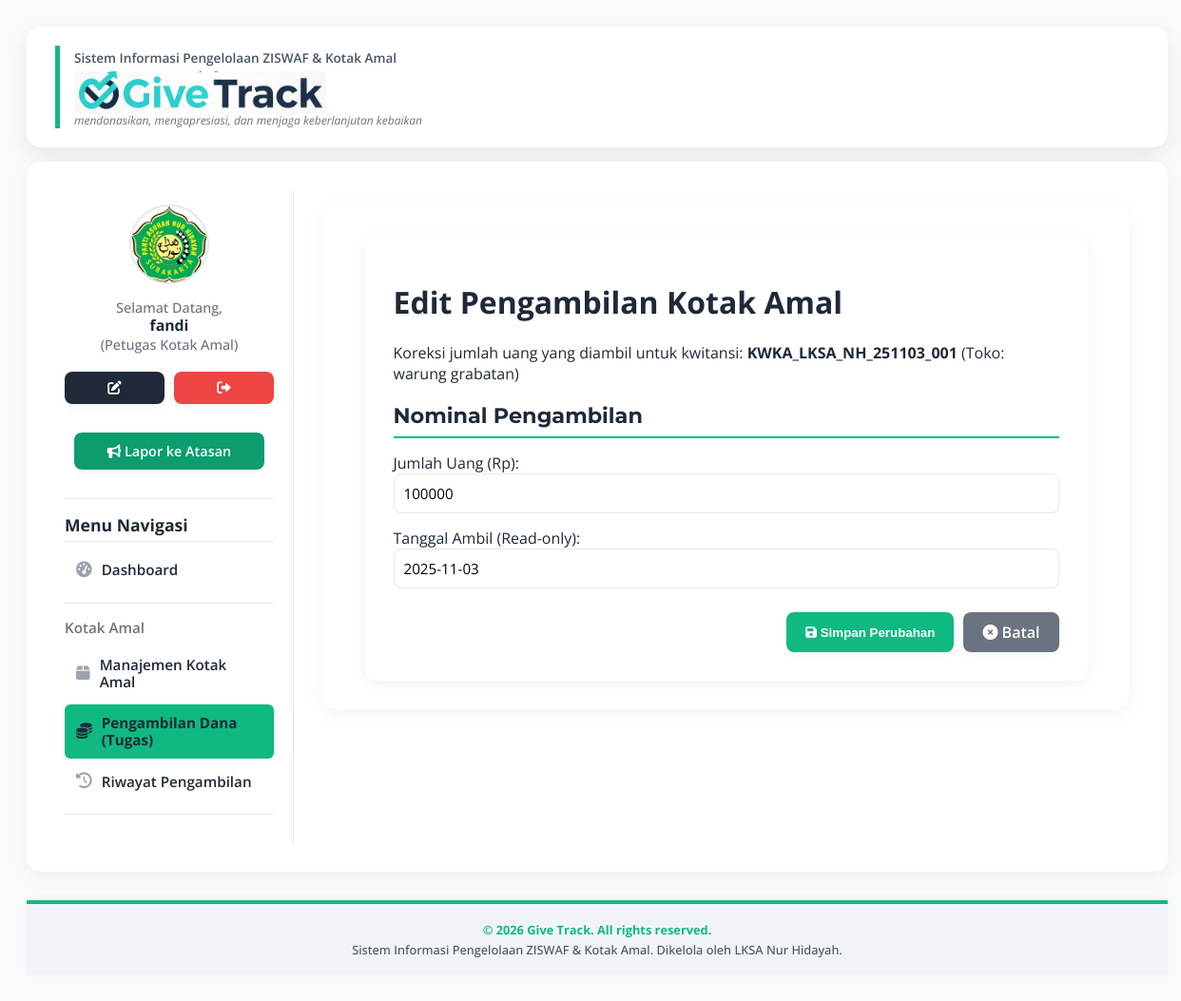
/pages/edit_dana_kotak_amal.php?id=KWKA_LKSA_NH_251103_001 (signed in), run on the app's committed database.
### tables this page shows
CREATE TABLE `user` (
  `Id_user` varchar(30) NOT NULL,
  `Nama_User` varchar(100) NOT NULL,
  `Password` varchar(255) NOT NULL COMMENT 'Untuk menyimpan password yang di-hash',
  `Jabatan` varchar(50) NOT NULL,
  `Id_lksa` varchar(25) NOT NULL,
  `Foto` varchar(255) DEFAULT NULL,
  `Status` enum('Active','Archived') NOT NULL DEFAULT 'Active'
);

CREATE TABLE `dana_kotakamal` (
  `ID_Kwitansi_KA` varchar(40) NOT NULL,
  `Id_lksa` varchar(25) NOT NULL,
  `ID_KotakAmal` varchar(30) NOT NULL,
  `Id_user` varchar(30) NOT NULL COMMENT 'Petugas yang mengambil',
  `Tgl_Ambil` date NOT NULL,
  `JmlUang` int NOT NULL
);

CREATE TABLE `kotakamal` (
  `ID_KotakAmal` varchar(30) NOT NULL,
  `Id_lksa` varchar(25) NOT NULL,
  `Nama_Toko` varchar(150) NOT NULL,
  `Alamat_Toko` text NOT NULL COMMENT 'Alamat lengkap gabungan',
  `ID_Provinsi` varchar(100) DEFAULT NULL,
  `ID_Kabupaten` varchar(100) DEFAULT NULL,
  `ID_Kecamatan` varchar(100) DEFAULT NULL,
  `ID_Kelurahan` varchar(100) DEFAULT NULL,
  `Nama_Pemilik` varchar(100) DEFAULT NULL,
  `WA_Pemilik` varchar(20) DEFAULT NULL,
  `Email` varchar(100) DEFAULT NULL,
  `Google_Maps_Link` varchar(255) DEFAULT NULL,
  `Jadwal_Pengambilan` varchar(50) DEFAULT NULL COMMENT 'Bisa berupa tanggal YYYY-MM-DD atau deskripsi hari',
  `Ket` text COMMENT 'Keterangan tambahan',
  `Foto` varchar(255) DEFAULT NULL,
  `Latitude` decimal(10,8) DEFAULT NULL,
  `Longitude` decimal(11,8) DEFAULT NULL,
  `Status` enum('Active','Archived') NOT NULL DEFAULT 'Active'
);

### pages/edit_dana_kotak_amal.php (the view, shortened to what this page needs)
<?php
include '../config/database.php';
include '../includes/header.php';
$id_kwitansi = $_GET['id'] ?? '';
$sql = "SELECT dka.*, ka.Nama_Toko FROM Dana_KotakAmal dka
        JOIN KotakAmal ka ON dka.ID_KotakAmal = ka.ID_KotakAmal
        WHERE ID_Kwitansi_KA = ?";
$stmt = $conn->prepare($sql);
$stmt->bind_param("s", $id_kwitansi);
$stmt->execute();
$result = $stmt->get_result();
$data_pengambilan = $result->fetch_assoc();
?>
<div class="content">
    <div class="form-container">
        <h1>Edit Pengambilan Kotak Amal</h1>
        <p>Koreksi jumlah uang yang diambil untuk kwitansi: <strong><?php echo htmlspecialchars($data_pengambilan['ID_Kwitansi_KA']); ?></strong> (Toko: <?php echo htmlspecialchars($data_pengambilan['Nama_Toko']); ?>)</p>
        <form action="proses_edit_dana_kotak_amal.php" method="POST">
            <div class="form-section">
                <h2>Nominal Pengambilan</h2>
                <div class="form-group">
                    <label>Jumlah Uang (Rp):</label>
                    <input type="number" name="jumlah_uang" value="<?php echo htmlspecialchars($data_pengambilan['JmlUang']); ?>" required>
                </div>
                <div class="form-group">
                    <label>Tanggal Ambil (Read-only):</label>
                    <input type="text" value="<?php echo htmlspecialchars($data_pengambilan['Tgl_Ambil']); ?>" readonly>
                </div>
            </div>
            <div class="form-actions">
                <button type="submit" class="btn btn-success"><i class="fas fa-save"></i> Simpan Perubahan</button>
                <a href="dana-kotak-amal.php" class="btn btn-cancel"><i class="fas fa-times-circle"></i> Batal</a>
            </div>
        </form>
    </div>
</div>
<?php
include '../includes/footer.php';
?>

### includes/header.php (shortened to what this page needs)
<?php
$base_url = "http://" . $_SERVER['HTTP_HOST'] . "/lksa_nh/";
$current_page = basename($_SERVER['PHP_SELF']);
$current_dir = basename(dirname($_SERVER['PHP_SELF']));
$dashboard_active = ($current_page == 'index.php' || strpos($current_page, 'dashboard_') !== false) ? 'active' : '';
$kotak_amal_active = ($current_page == 'kotak-amal.php' || $current_page == 'tambah_kotak_amal.php' || $current_page == 'edit_kotak_amal.php') ? 'active' : '';
$dana_kotak_amal_active = ($current_page == 'dana-kotak-amal.php' || $current_page == 'edit_dana_kotak_amal.php' || $current_page == 'catat_pengambilan_ka.php' || $current_page == 'detail_surat_tugas.php') ? 'active' : '';
$riwayat_ka_active = ($current_page == 'riwayat_dana_kotak_amal.php') ? 'active' : '';
$show_sidebar = false;
$sidebar_html = '';
if (isset($_SESSION['loggedin']) && isset($_SESSION['id_user'])) {
    if (isset($conn)) {
        $id_user = $_SESSION['id_user'];
        $user_info_sql = "SELECT Nama_User, Foto, Jabatan FROM User WHERE Id_user = '$id_user'";
        $user_info_result = $conn->query($user_info_sql);
        $user_info = $user_info_result ? $user_info_result->fetch_assoc() : null;
        $nama_user = $user_info['Nama_User'] ?? 'Pengguna';
        $foto_user = $user_info['Foto'] ?? '';
        $jabatan = $user_info['Jabatan'] ?? '';
        $foto_path = $foto_user ? $base_url . 'assets/img/' . $foto_user : $base_url . 'assets/img/yayasan.png';
        $sidebar_stats = $sidebar_stats ?? '';
        if ($current_page == 'index.php' || $current_dir == 'dashboards' || in_array($current_page, ['lksa.php', 'users.php', 'donatur.php', 'sumbangan.php', 'kotak-amal.php', 'verifikasi-donasi.php', 'dana-kotak-amal.php', 'tambah_pimpinan.php', 'tambah_pengguna.php', 'tambah_donatur.php', 'tambah_kotak_amal.php', 'tambah_sumbangan.php', 'laporan.php', 'tambah_laporan.php', 'edit_pengguna.php', 'edit_donatur.php', 'edit_sumbangan.php', 'edit_kotak_amal.php', 'edit_lksa.php', 'edit_dana_kotak_amal.php', 'detail_sumbangan.php', 'detail_laporan.php', 'export_data_menu.php', 'riwayat_dana_kotak_amal.php'])) {
            if ($current_page != 'dashboard_donatur.php' && $current_page != 'dashboard_pemilik_kotak_amal.php') {
                $show_sidebar = true;
            }
        }
        if ($show_sidebar) {
            ?>
            <div class="sidebar-wrapper">
                <img src="<?php echo htmlspecialchars($foto_path); ?>" alt="Foto Profil" class="profile-img">
                <p class="welcome-text-sidebar">Selamat Datang,<br>
                    <strong><?php echo htmlspecialchars($nama_user); ?></strong> (<?php echo htmlspecialchars($jabatan); ?>)
                </p>
                <div class="sidebar-util-btns">
                    <a href="<?php echo $base_url; ?>pages/edit_pengguna.php?id=<?php echo htmlspecialchars($id_user); ?>"
                        class="btn btn-primary sidebar-small-btn" title="Edit Profil"><i class="fas fa-edit"></i></a>
                    <a href="<?php echo $base_url; ?>login/logout.php" class="btn btn-danger sidebar-small-btn" title="Logout"><i class="fas fa-sign-out-alt"></i>
                        </a>
                </div>
                <?php if ($jabatan != 'Pimpinan') { ?>
                <a href="<?php echo $base_url; ?>pages/tambah_laporan.php" class="btn btn-warning"
                    style="margin-top: 15px; margin-bottom: 15px; background-color: #0c9c6f; color: white; width: 100%; box-sizing: border-box;">
                    <i class="fas fa-bullhorn"></i> Lapor ke Atasan
                </a>
                <?php } ?>
                <hr>
                <?php echo $sidebar_stats; ?> <h2>Menu Navigasi</h2>
                <div class="sidebar-nav-group">
                    <a href="<?php echo $base_url; ?>index.php" class="sidebar-nav-item <?php echo $dashboard_active; ?>">
                        <i class="fas fa-tachometer-alt"></i> Dashboard
                    </a>
                </div>
                <?php if ($_SESSION['jabatan'] == 'Pimpinan' || $_SESSION['jabatan'] == 'Kepala LKSA' || $_SESSION['jabatan'] == 'Petugas Kotak Amal') { ?>
                    <hr class="nav-divider">
                    <h3>Kotak Amal</h3>
                    <div class="sidebar-nav-group">
                        <a href="<?php echo $base_url; ?>pages/kotak-amal.php" class="sidebar-nav-item <?php echo $kotak_amal_active; ?>">
                            <i class="fas fa-box"></i> Manajemen Kotak Amal
                        </a>
                        <a href="<?php echo $base_url; ?>pages/dana-kotak-amal.php" class="sidebar-nav-item <?php echo $dana_kotak_amal_active; ?>">
                            <i class="fas fa-coins"></i> Pengambilan Dana (Tugas)
                        </a>
                        <a href="<?php echo $base_url; ?>pages/riwayat_dana_kotak_amal.php" class="sidebar-nav-item <?php echo $riwayat_ka_active; ?>">
                            <i class="fas fa-history"></i> Riwayat Pengambilan
                        </a>
                        </div>
                <?php } ?>
                <hr>
            </div>
            <?php
            $sidebar_html = ob_get_clean();
        }
    }
}
?>
<!DOCTYPE html>
<html lang="id">
<head>
    <link rel="stylesheet" href="https://cdnjs.cloudflare.com/ajax/libs/font-awesome/6.0.0-beta3/css/all.min.css">
</head>
<body>
    <div class="container">
        <div class="header">
            <div class="header-logo-section">
                <span class="header-slogan-top">Sistem Informasi Pengelolaan ZISWAF & Kotak Amal</span>
                <h1 class="header-title-main">
                     <img src="<?php echo $base_url; ?>assets/img/give_track_logo_final.png" alt="Give Track Logo System" class="header-logo-img">
                </h1>
                <span class="header-slogan-bottom">mendonasikan, mengapresiasi, dan menjaga keberlanjutan kebaikan</span>
            </div>
        </div>
        <?php if ($show_sidebar) { ?>
            <div class="content">
                <?php echo $sidebar_html; ?>
                <div class="main-content-area">
                <?php } else { ?>
                    <div class="content">
                    <?php } ?>

### data on the page
user: Nama_User "fandi", Jabatan "Petugas Kotak Amal"
dana_kotakamal: ID_Kwitansi_KA "KWKA_LKSA_NH_251103_001", ID_KotakAmal.Nama_Toko "warung grabatan", jumlah_uang "100000", Tgl_Ambil "2025-11-03"
